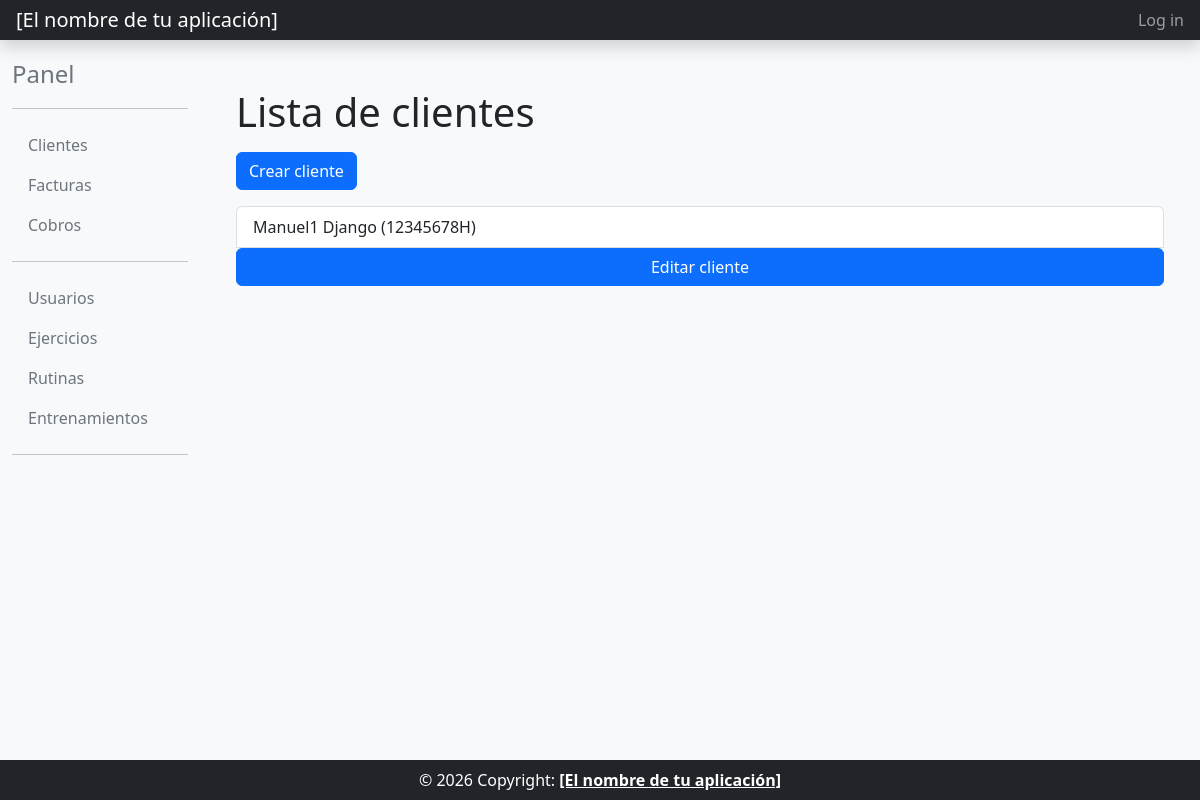
The app's page /cliente_list/, older data.
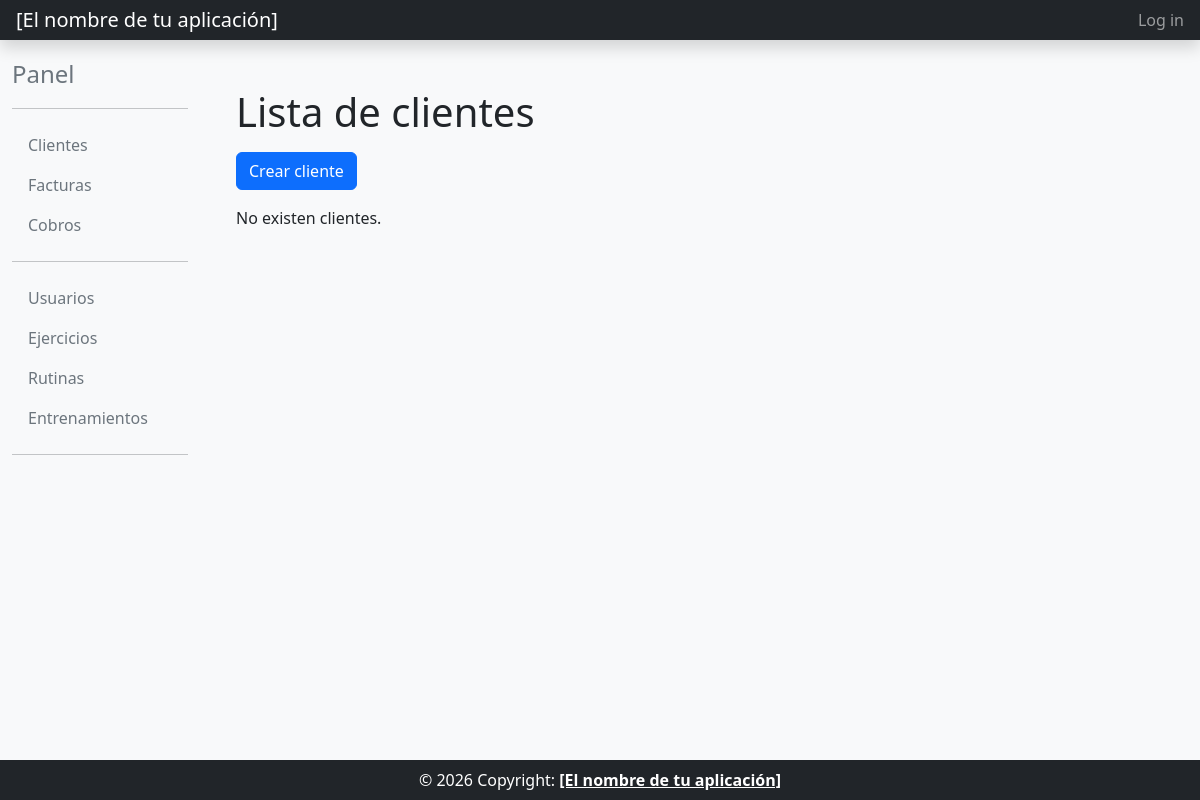
The same page, newer data.
### billing/models.py (models this page shows)
class Cliente(models.Model):
    nombre = models.CharField(max_length=256)
    apellidos = models.CharField(max_length=512)
    nif = models.CharField(max_length=20, unique=True)
    email = models.EmailField(unique=True)
    class Meta:
        verbose_name = "cliente"
        verbose_name_plural = "clientes"
        ordering = ["apellidos", "nombre"]
    def __str__(self):
        return f"{self.nombre} {self.apellidos} ({self.nif})"

### billing/views.py (the view)
# urls.py: path("cliente_list/", views.ClienteListView.as_view(), name="cliente_list"),
class ClienteListView(OrderingListViewMixin, ListView):
    model = Cliente
    template_name = 'cliente_list.html'
    paginate_by = 10

### common/mixins.py (called while the page is built)
    def get_queryset(self):
        queryset = super().get_queryset()
        ordering = self.request.GET.get('ordering')
        if ordering == 'asc':
            return queryset.order_by('pk')
        if ordering == 'desc':
            return queryset.order_by('-pk')
        return queryset

    def get_context_data(self, **kwargs):
        context = super().get_context_data(**kwargs)
        ordering = self.request.GET.get('ordering')
        context['ordering'] = ordering if ordering in ('asc', 'desc') else None
        return context

### billing/templates/cliente_list.html (shortened to what this page needs)
{% extends "base_intranet.html" %}
{% block main_content %}
<div class="container">
    <h1>Lista de clientes</h1>
    <a href="{% url 'cliente_create' %}" class="btn btn-primary mt-2"> Crear cliente</a>
    <ul class="list-group mt-3">
    {% for cliente in object_list %}
        <a href="{% url 'cliente_detail' pk=cliente.id %}" class="list-group-item list-group-item-action">{{ cliente }}</a>
        <a href="{% url 'cliente_update' pk=cliente.id %}" class="btn btn-primary">Editar cliente</a>
    {% empty %}
        <p>No existen clientes.</p>
    {% endfor %}
    </ul>
</div>
{% endblock main_content %}

Row changes from the older to the newer data that the page shows:
removed Cliente: nombre+apellidos+nif "Manuel1 Django (12345678H)"
Text that changed along with them:
text now shown: "No existen clientes."
